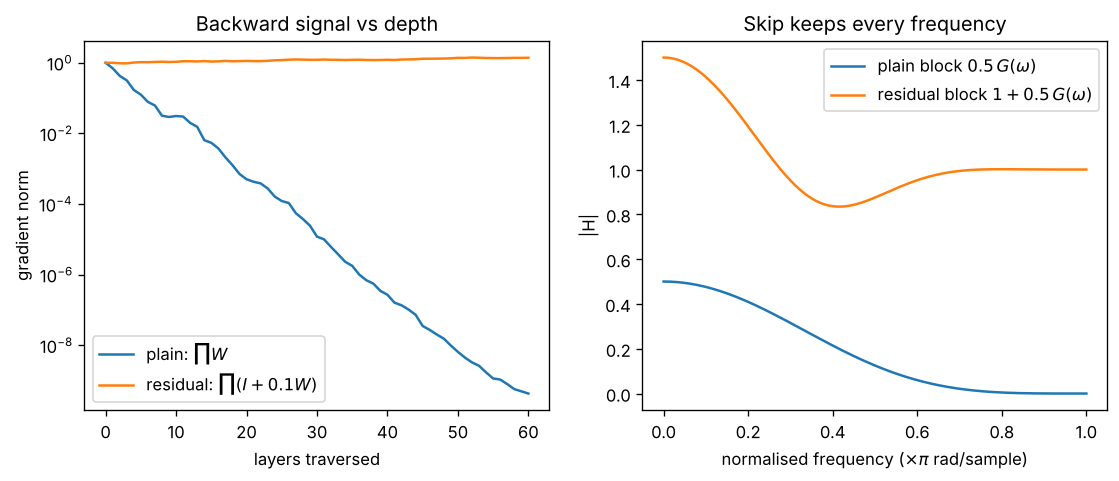

Reproduce this figure in Python.
"""
Day 142 - Consolidation: the identity-path thread
(ResNet skip -> LSTM cell state -> Transformer residual stream -> U-Net skips -> vanishing gradients).
Left : gradient norm through L layers, plain stack of Jacobians W vs residual stack (I + W).
Right: frequency response of a block y = F(x) vs y = x + F(x) where F is a 5-tap low-pass FIR.
Synthetic, seed 42, nothing downloaded.
"""
import numpy as np
import matplotlib.pyplot as plt

rng = np.random.default_rng(42)

# ---- Left: backward signal through depth ------------------------------------------------
width, depth = 16, 60
v0 = rng.standard_normal(width)
v0 /= np.linalg.norm(v0)
Ws = [0.8 * rng.standard_normal((width, width)) / np.sqrt(width) * 0.9 for _ in range(depth)]  # spectral radius < 1
plain, resid = [1.0], [1.0]
vp, vr = v0.copy(), v0.copy()
for W in Ws:
    vp = W.T @ vp                  # plain layer: grad <- J^T grad
    vr = (np.eye(width) + 0.1 * W).T @ vr   # residual layer: grad <- (I + J)^T grad
    plain.append(np.linalg.norm(vp))
    resid.append(np.linalg.norm(vr))
print(f"after {depth} layers: plain grad norm = {plain[-1]:.2e}, residual grad norm = {resid[-1]:.3f}")

# ---- Right: |H(w)| of plain block vs residual block --------------------------------------
h = np.array([1, 4, 6, 4, 1], dtype=float) / 16.0      # F: binomial low-pass, DC gain 1
w = np.linspace(0, np.pi, 257)
G = np.array([np.sum(h * np.exp(-1j * wi * np.arange(5))) for wi in w])
F_plain = 0.5 * G                    # block learns a scaled low-pass: kills high frequencies
F_res = 1.0 + 0.5 * G                # identity + residual branch
for name, wi in (("DC", 0), ("mid", 128), ("Nyquist", 256)):
    print(f"{name:8s} |plain|={abs(F_plain[wi]):.4f}  |residual|={abs(F_res[wi]):.4f}")

fig, ax = plt.subplots(1, 2, figsize=(11, 4))
ax[0].semilogy(plain, label="plain: $\\prod W$")
ax[0].semilogy(resid, label="residual: $\\prod (I+0.1W)$")
ax[0].set_xlabel("layers traversed"); ax[0].set_ylabel("gradient norm"); ax[0].set_title("Backward signal vs depth"); ax[0].legend()
ax[1].plot(w / np.pi, np.abs(F_plain), label="plain block $0.5\\,G(\\omega)$")
ax[1].plot(w / np.pi, np.abs(F_res), label="residual block $1+0.5\\,G(\\omega)$")
ax[1].set_xlabel("normalised frequency ($\\times\\pi$ rad/sample)"); ax[1].set_ylabel("|H|"); ax[1].set_title("Skip keeps every frequency"); ax[1].legend()
plt.savefig("graph_DAY_142.png", dpi=120, bbox_inches="tight")
